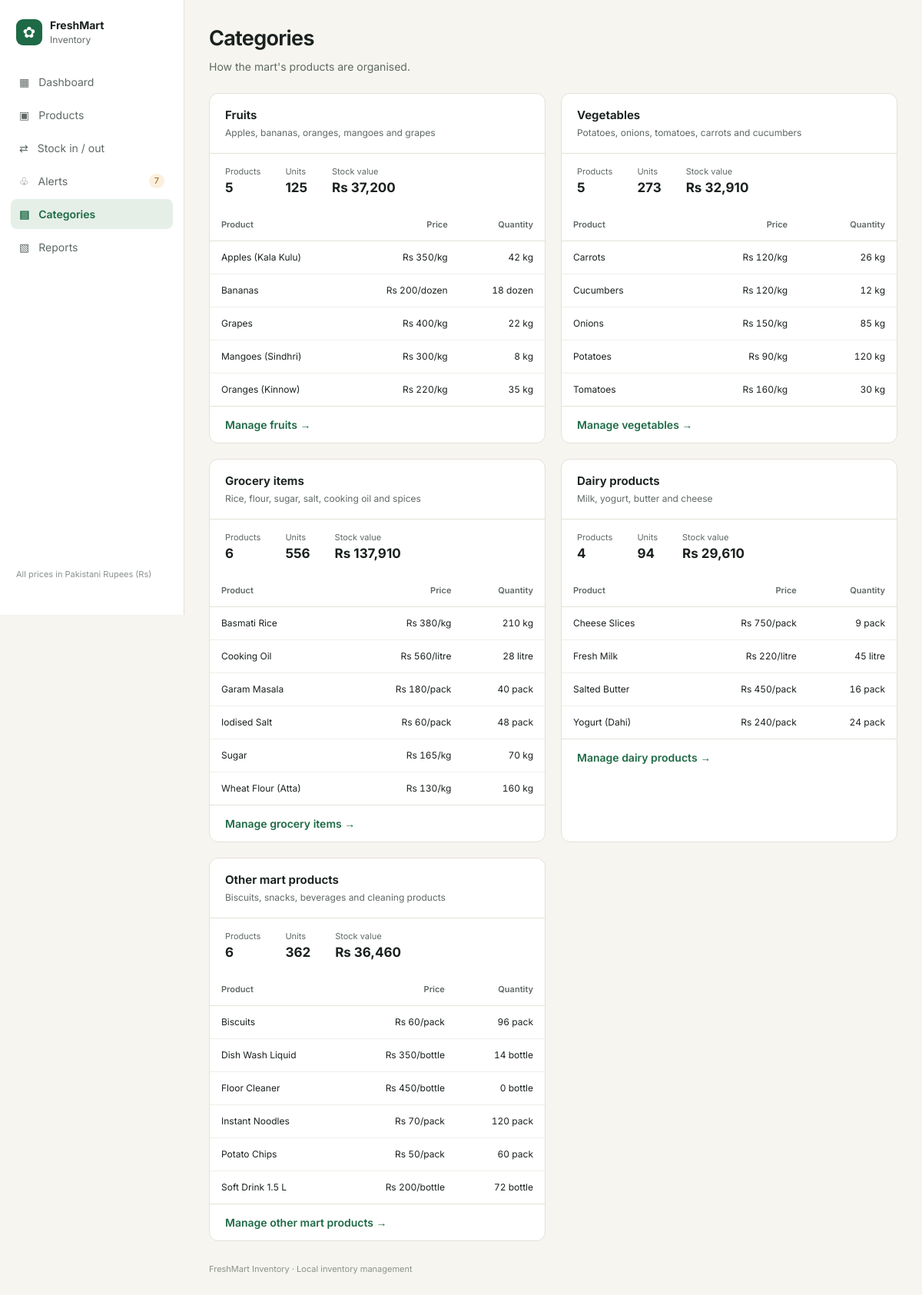
The page /categories on the database its author committed.
### tables this page shows
CREATE TABLE products(id INTEGER PRIMARY KEY AUTOINCREMENT,name TEXT NOT NULL COLLATE NOCASE UNIQUE,category TEXT NOT NULL,price REAL NOT NULL,unit TEXT NOT NULL,quantity INTEGER NOT NULL,reorder_level INTEGER NOT NULL,expiry_date TEXT);

### app.py (the view)
@app.route('/categories')
def categories_page(): return render_template('categories.html',**common(),title='Categories')

### app.py (called while the page is built)
def db():
    conn=sqlite3.connect(DB_PATH); conn.row_factory=sqlite3.Row; return conn

def all_products():
    with db() as c: return [dict(r) for r in c.execute('SELECT * FROM products ORDER BY name')]

def all_transactions():
    with db() as c: return [dict(r) for r in c.execute('SELECT * FROM transactions ORDER BY date DESC,id DESC')]

def expiry_status(p):
    if not p.get('expiry_date'): return ('none',None)
    days=(date.fromisoformat(p['expiry_date'])-date.today()).days
    return ('expired' if days<0 else 'soon' if days<=7 else 'ok',days)

def common():
    products=all_products(); tx=all_transactions()
    low=[p for p in products if p['quantity']<=p['reorder_level']]
    expiry=[]
    for p in products:
        st,days=expiry_status(p)
        if st in ('expired','soon'): expiry.append({**p,'expiry_status':st,'days':days})
    expiry.sort(key=lambda x:x['days'])
    return dict(products=products,transactions=tx,categories=CATEGORIES,units=UNITS,reasons=REASONS,low_stock=low,expiry_watch=expiry)

@app.context_processor
def inject(): return {'today':date.today().isoformat(),'money':lambda n:'Rs {:,.0f}'.format(n),'qty':lambda n,u:f'{n:,} {u}','category_name':lambda cid:next((x[1] for x in CATEGORIES if x[0]==cid),cid),'stock_status':stock_status,'expiry_status':expiry_status}

### templates/categories.html
{% extends 'base.html' %}{% block content %}<div class="page-head"><div><h1>Categories</h1><p>How the mart's products are organised.</p></div></div><div class="category-grid">{% for c in categories %}{% set items=products|selectattr('category','equalto',c[0])|list %}<section class="panel"><div class="panel-head"><div><h2>{{ c[1] }}</h2><p>{{ c[2] }}</p></div></div><div class="category-metrics"><div><small>Products</small><b>{{ items|length }}</b></div><div><small>Units</small><b>{{ items|sum(attribute='quantity') }}</b></div><div><small>Stock value</small><b>{% set ns=namespace(value=0) %}{% for item in items %}{% set ns.value=ns.value+item.price*item.quantity %}{% endfor %}{{ money(ns.value) }}</b></div></div><div class="table-wrap"><table><thead><tr><th>Product</th><th class="num">Price</th><th class="num">Quantity</th></tr></thead><tbody>{% for p in items %}<tr><td>{{ p.name }}</td><td class="num">{{ money(p.price) }}/{{ p.unit }}</td><td class="num">{{ qty(p.quantity,p.unit) }}</td></tr>{% else %}<tr><td colspan="3">No products yet.</td></tr>{% endfor %}</tbody></table></div><div class="panel-foot"><a href="{{ url_for('products_page',category=c[0]) }}">Manage {{ c[1]|lower }} →</a></div></section>{% endfor %}</div>{% endblock %}

### static/style.css (style rules this page uses)
:root { --canvas:#f6f5f0;--surface:#fff;--ink:#1a211e;--muted:#5f6964;--subtle:#8a928d;--line:#e3e1d8;--brand:#1e6a46;--brand-hover:#17573a;--brand-soft:#e5efe8;--warn:#a65a06;--warn-soft:#fbf0de;--danger:#b42318;--danger-soft:#fbe8e6 }
* { box-sizing:border-box }
body { margin:0;background:var(--canvas);color:var(--ink);font-family:Inter,system-ui,sans-serif;font-size:14px;line-height:1.5 }
.page-head { display:flex;justify-content:space-between;align-items:flex-end;gap:16px;margin-bottom:24px }
.page-head h1 { font-size:27px;letter-spacing:-.7px;margin:0;font-weight:650 }
.page-head p { color:var(--muted);margin:5px 0 0 }
.panel { background:white;border:1px solid var(--line);border-radius:12px;overflow:hidden;min-width:0 }
.panel-head { display:flex;justify-content:space-between;align-items:center;gap:14px;padding:17px 20px;border-bottom:1px solid var(--line) }
.panel-head h2 { font-size:15px;margin:0;font-weight:650 }
.panel-head p { margin:3px 0 0;color:var(--muted);font-size:12px }
.panel-head a,.panel-foot a { color:var(--brand);text-decoration:none;font-weight:600;white-space:nowrap }
.table-wrap { overflow-x:auto }
table { border-collapse:collapse;width:100%;font-size:12px;white-space:nowrap }
th { text-align:left;color:var(--muted);font-weight:600;font-size:11px;background:#fff;padding:12px 15px;border-bottom:1px solid var(--line) }
td { padding:12px 15px;border-bottom:1px solid #efeee9;vertical-align:middle }
tbody tr:last-child td { border-bottom:0 }
.num { text-align:right;font-variant-numeric:tabular-nums }
.category-grid { display:grid;grid-template-columns:repeat(2,minmax(0,1fr));gap:20px }
.category-metrics { display:flex;gap:32px;padding:15px 20px }
.category-metrics small { display:block;color:var(--muted);font-size:11px }
.category-metrics b { display:block;font-size:17px }
.panel-foot { padding:13px 20px;border-top:1px solid var(--line) }

### rows shown on the page
products: name "Apples (Kala Kulu)", price "Rs 350", unit "kg", quantity+unit "42 kg"
products: name "Bananas", price "Rs 200", unit "dozen", quantity+unit "18 dozen"
products: name "Grapes", price "Rs 400", unit "kg", quantity+unit "22 kg"
products: name "Mangoes (Sindhri)", price "Rs 300", unit "kg", quantity+unit "8 kg"
products: name "Oranges (Kinnow)", price "Rs 220", unit "kg", quantity+unit "35 kg"
products: name "Carrots", price "Rs 120", unit "kg", quantity+unit "26 kg"
products: name "Cucumbers", price "Rs 120", unit "kg", quantity+unit "12 kg"
products: name "Onions", price "Rs 150", unit "kg", quantity+unit "85 kg"
products: name "Potatoes", price "Rs 90", unit "kg", quantity+unit "120 kg"
products: name "Tomatoes", price "Rs 160", unit "kg", quantity+unit "30 kg"
products: name "Basmati Rice", price "Rs 380", unit "kg", quantity+unit "210 kg"
products: name "Cooking Oil", price "Rs 560", unit "litre", quantity+unit "28 litre"
products: name "Garam Masala", price "Rs 180", unit "pack", quantity+unit "40 pack"
products: name "Iodised Salt", price "Rs 60", unit "pack", quantity+unit "48 pack"
products: name "Sugar", price "Rs 165", unit "kg", quantity+unit "70 kg"
products: name "Wheat Flour (Atta)", price "Rs 130", unit "kg", quantity+unit "160 kg"
products: name "Cheese Slices", price "Rs 750", unit "pack", quantity+unit "9 pack"
products: name "Fresh Milk", price "Rs 220", unit "litre", quantity+unit "45 litre"
products: name "Salted Butter", price "Rs 450", unit "pack", quantity+unit "16 pack"
products: name "Yogurt (Dahi)", price "Rs 240", unit "pack", quantity+unit "24 pack"
products: name "Biscuits", price "Rs 60", unit "pack", quantity+unit "96 pack"
products: name "Dish Wash Liquid", price "Rs 350", unit "bottle", quantity+unit "14 bottle"
products: name "Floor Cleaner", price "Rs 450", unit "bottle", quantity+unit "0 bottle"
products: name "Instant Noodles", price "Rs 70", unit "pack", quantity+unit "120 pack"
products: name "Potato Chips", price "Rs 50", unit "pack", quantity+unit "60 pack"
products: name "Soft Drink 1.5 L", price "Rs 200", unit "bottle", quantity+unit "72 bottle"

### other values the page prints
{{ icon }} "▦" "▣" "⇄" "♧" "▤" "▧"
{{ label }} "Dashboard" "Products" "Stock in / out" "Alerts" "Categories" "Reports"
{{ low_stock|length }} "7"
{{ c[1] }} "Fruits" "Vegetables" "Grocery items" "Dairy products" "Other mart products"
{{ c[2] }} "Apples, bananas, oranges, mangoes and grapes" "Potatoes, onions, tomatoes, carrots and cucumbers" "Rice, flour, sugar, salt, cooking oil and spices" "Milk, yogurt, butter and cheese" "Biscuits, snacks, beverages and cleaning products"
{{ items|length }} "5" "5" "6" "4" "6"
{{ items|sum(attribute='quantity') }} "125" "273" "556" "94" "362"
{{ money(ns.value) }} "Rs 37,200" "Rs 32,910" "Rs 137,910" "Rs 29,610" "Rs 36,460"
{{ c[1]|lower }} "fruits" "vegetables" "grocery items" "dairy products" "other mart products"
